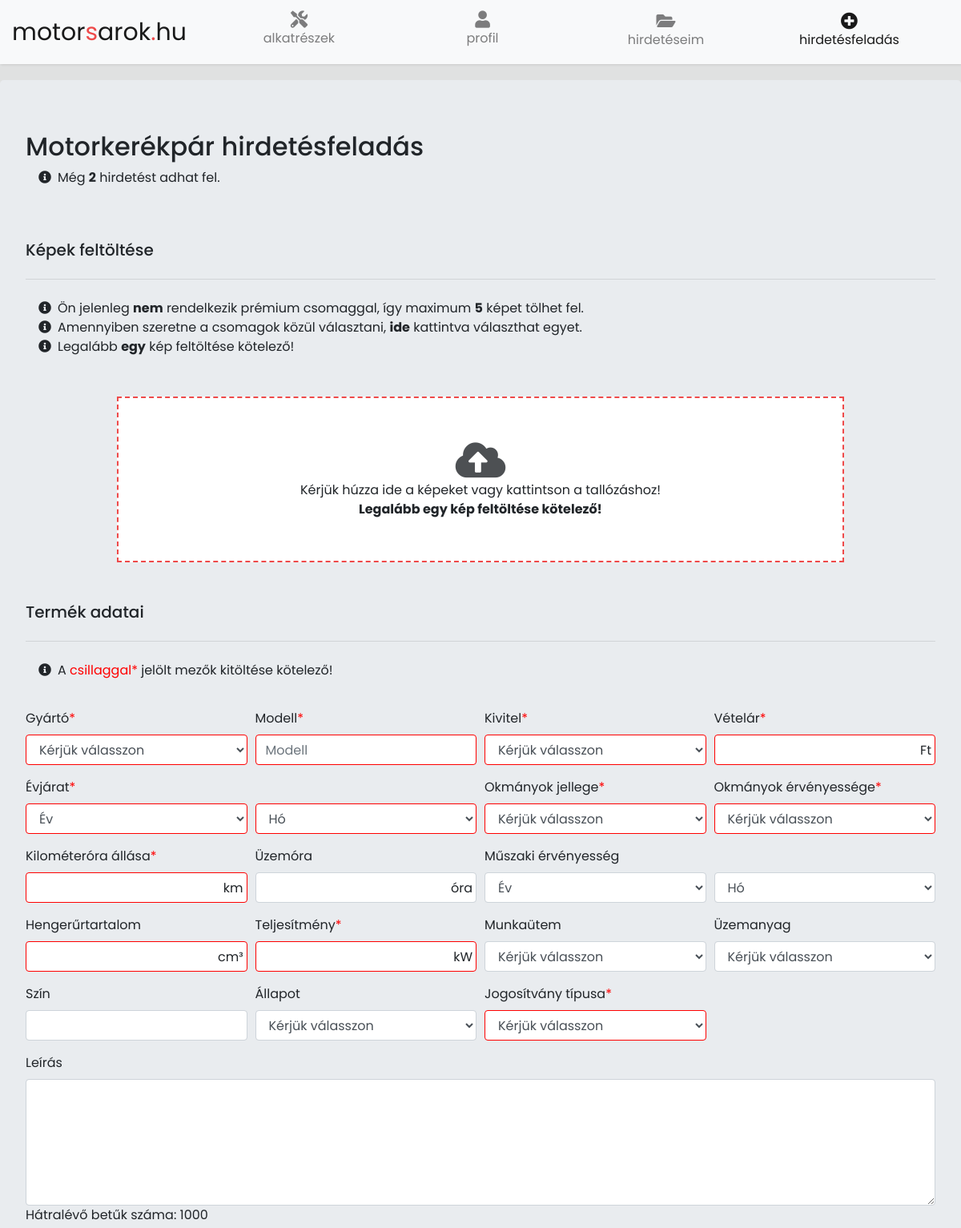
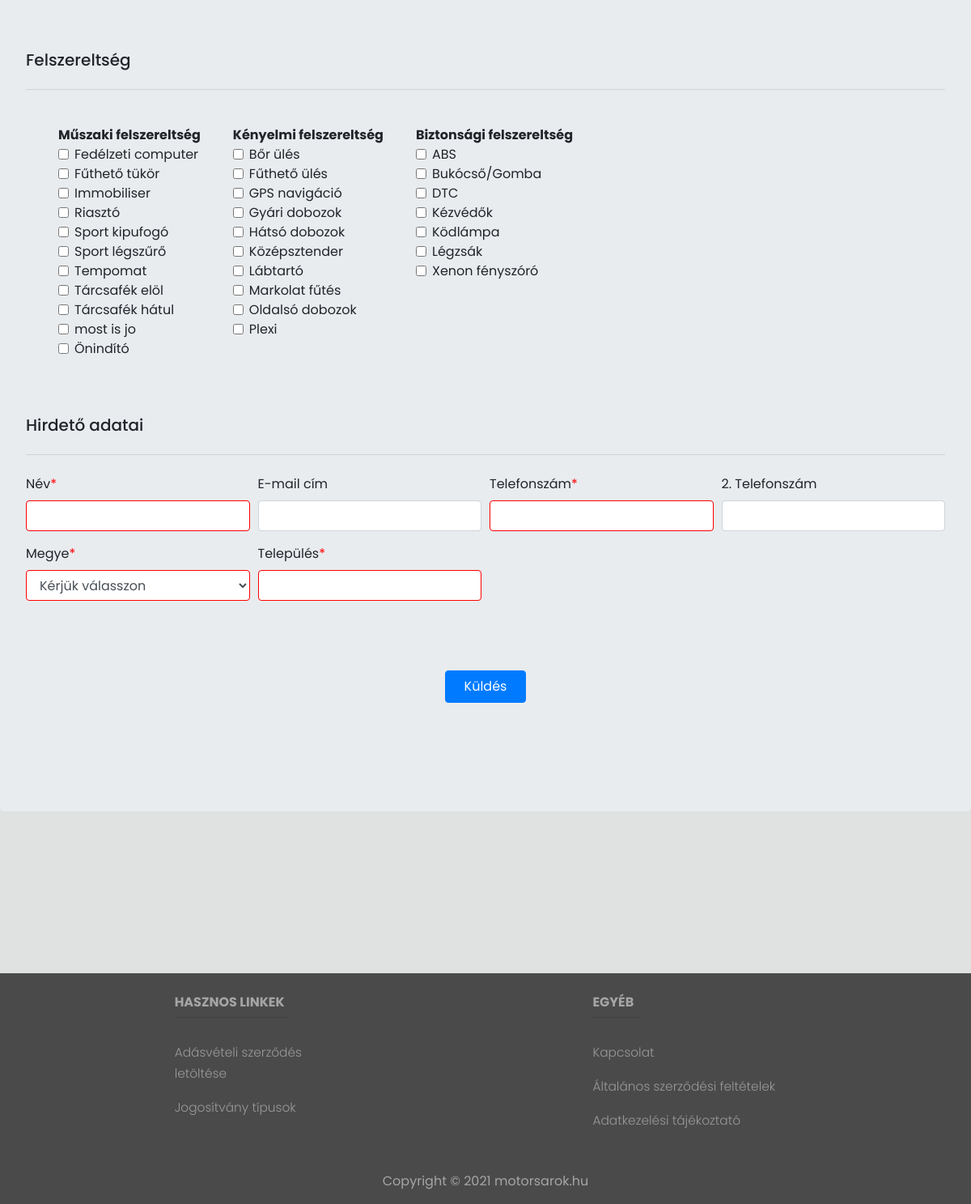
The page /hirdetesfeladas.php (signed in) on the database its author committed (2 pictures, top to bottom).
### tables this page shows
CREATE TABLE `technical_equipment` (
  `id` int(11) NOT NULL,
  `name` varchar(255) NOT NULL
);

CREATE TABLE `comfort_equipment` (
  `id` int(11) NOT NULL,
  `name` varchar(255) NOT NULL
);

CREATE TABLE `safety_equipment` (
  `id` int(11) NOT NULL,
  `name` varchar(255) NOT NULL
);

### hirdetesfeladas.php (the view, shortened to what the rows shown need)
<?php
require_once("config.php");
$technical_equipment_sql = "SELECT * FROM technical_equipment ORDER BY name";
$technical_equipment_result = $link->query($technical_equipment_sql);
$comfort_equipment_sql = "SELECT * FROM comfort_equipment ORDER BY name";
$comfort_equipment_result = $link->query($comfort_equipment_sql);
$safety_equipment_sql = "SELECT * FROM safety_equipment ORDER BY name";
$safety_equipment_result = $link->query($safety_equipment_sql);
?>
<!DOCTYPE html>
<html>
<head>
    <link rel="stylesheet" href="https://stackpath.bootstrapcdn.com/bootstrap/4.3.1/css/bootstrap.min.css">
    <link rel="stylesheet" href="assets/CSS/style.css">
    <link rel="stylesheet" href="https://use.fontawesome.com/releases/v5.8.2/css/all.css">
    <link type="text/css" rel="stylesheet" href="assets/CSS/image-uploader.min.css">
    <link rel="stylesheet" href="assets/CSS/alertify.css">
    <link rel="stylesheet" href="assets/CSS/default.min.css">
    <link rel="stylesheet" href="assets/CSS/dropzone.css">
</head>
<body>
    <div id="content">
        <div class="jumbotron">
            <form action="upload.php" method="post" enctype='multipart/form-data' id="add">
                <h2 class="display-6">Motorkerékpár hirdetésfeladás</h2>
                <div class="equipment-container">
                    <div id="first">
                        <?php
                        if ($technical_equipment_result->num_rows > 0) {
                            while ($row = $technical_equipment_result->fetch_assoc()) {
                                echo "<div class='form-check'>";
                                echo "<input type='checkbox' class='form-check-input' name='technical[" . $row['id'] . "]' id='technical-" . $row['id'] . "' value='1'>";
                                echo "<label class='form-check-label' for='technical-" . $row['id'] . "'>" . $row['name'] . "</label>";
                                echo "</div>";
                            }
                        } else {
                            echo 'Nincs elérhető műszaki felszereltség!';
                        }
                        ?>
                    </div>
                    <div id="second">
                        <?php
                        if ($comfort_equipment_result->num_rows > 0) {
                            while ($row = $comfort_equipment_result->fetch_assoc()) {
                                echo "<div class='form-check'>";
                                echo "<input type='checkbox' class='form-check-input' name='comfort[" . $row['id'] . "]' id='comfort-" . $row['id'] . "' value='1'>";
                                echo "<label class='form-check-label' for='comfort-" . $row['id'] . "'>" . $row['name'] . "</label>";
                                echo "</div>";
                            }
                        } else {
                            echo 'Nincs elérhető kényelmi felszereltség!';
                        }
                        ?>
                    </div>
                    <div id="third">
                        <?php
                        if ($safety_equipment_result->num_rows > 0) {
                            while ($row = $safety_equipment_result->fetch_assoc()) {
                                echo "<div class='form-check'>";
                                echo "<input type='checkbox' class='form-check-input' name='safety[" . $row['id'] . "]' id='safety-" . $row['id'] . "' value='1'>";
                                echo "<label class='form-check-label' for='safety-" . $row['id'] . "'>" . $row['name'] . "</label>";
                                echo "</div>";
                            }
                        } else {
                            echo 'Nincs elérhető kényelmi felszereltség!';
                        }
                        ?>
                    </div>
                </div>
            </form>
        </div>
    </div>
</body>
</html>

### rows shown on the page
technical_equipment: name "Fedélzeti computer"
technical_equipment: name "Fűthető tükör"
technical_equipment: name "Immobiliser"
technical_equipment: name "Riasztó"
technical_equipment: name "Sport kipufogó"
technical_equipment: name "Sport légszűrő"
technical_equipment: name "Tempomat"
technical_equipment: name "Tárcsafék elöl"
technical_equipment: name "Tárcsafék hátul"
technical_equipment: name "most is jo"
technical_equipment: name "Önindító"
comfort_equipment: name "Bőr ülés"
comfort_equipment: name "Fűthető ülés"
comfort_equipment: name "GPS navigáció"
comfort_equipment: name "Gyári dobozok"
comfort_equipment: name "Hátsó dobozok"
comfort_equipment: name "Középsztender"
comfort_equipment: name "Lábtartó"
comfort_equipment: name "Markolat fűtés"
comfort_equipment: name "Oldalsó dobozok"
comfort_equipment: name "Plexi"
safety_equipment: name "ABS"
safety_equipment: name "Bukócső/Gomba"
safety_equipment: name "DTC"
safety_equipment: name "Kézvédők"
safety_equipment: name "Ködlámpa"
safety_equipment: name "Légzsák"
safety_equipment: name "Xenon fényszóró"

### other values the page prints
$calc "2"
$maxImage "5"
